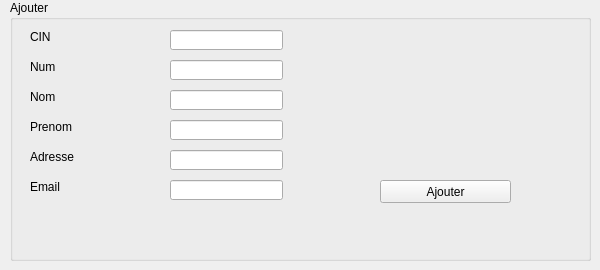
      <widget class="QWidget" name="Ajouter">
       <attribute name="title">
        <string>Ajouter</string>
       </attribute>
       <widget class="QGroupBox" name="groupBox_41">
        <property name="geometry">
         <rect>
          <x>10</x>
          <y>0</y>
          <width>581</width>
          <height>261</height>
         </rect>
        </property>
        <property name="title">
         <string>Ajouter</string>
        </property>
        <widget class="QLineEdit" name="cin1">
         <property name="geometry">
          <rect>
           <x>160</x>
           <y>30</y>
           <width>113</width>
           <height>20</height>
          </rect>
         </property>
        </widget>
        <widget class="QLabel" name="label_121">
         <property name="geometry">
          <rect>
           <x>20</x>
           <y>30</y>
           <width>47</width>
           <height>14</height>
          </rect>
         </property>
         <property name="text">
          <string>CIN</string>
         </property>
        </widget>
        <widget class="QLabel" name="label_122">
         <property name="geometry">
          <rect>
           <x>20</x>
           <y>150</y>
           <width>47</width>
           <height>14</height>
          </rect>
         </property>
         <property name="text">
          <string>Adresse</string>
         </property>
        </widget>
        <widget class="QLabel" name="label_123">
         <property name="geometry">
          <rect>
           <x>20</x>
           <y>120</y>
           <width>47</width>
           <height>14</height>
          </rect>
         </property>
         <property name="text">
          <string>Prenom</string>
         </property>
        </widget>
        <widget class="QLabel" name="label_124">
         <property name="geometry">
          <rect>
           <x>20</x>
           <y>90</y>
           <width>47</width>
           <height>14</height>
          </rect>
         </property>
         <property name="text">
          <string>Nom</string>
         </property>
        </widget>
        <widget class="QLabel" name="label_125">
         <property name="geometry">
          <rect>
           <x>20</x>
           <y>60</y>
           <width>47</width>
           <height>14</height>
          </rect>
         </property>
         <property name="text">
          <string>Num</string>
         </property>
        </widget>
        <widget class="QLineEdit" name="num1">
         <property name="geometry">
          <rect>
           <x>160</x>
           <y>60</y>
           <width>113</width>
           <height>20</height>
          </rect>
         </property>
        </widget>
        <widget class="QLineEdit" name="nom1">
         <property name="geometry">
          <rect>
           <x>160</x>
           <y>90</y>
           <width>113</width>
           <height>20</height>
          </rect>
         </property>
        </widget>
        <widget class="QLineEdit" name="prenom1">
         <property name="geometry">
          <rect>
           <x>160</x>
           <y>120</y>
           <width>113</width>
           <height>20</height>
          </rect>
         </property>
        </widget>
        <widget class="QLineEdit" name="adresse1">
         <property name="geometry">
          <rect>
           <x>160</x>
           <y>150</y>
           <width>113</width>
           <height>20</height>
          </rect>
         </property>
        </widget>
        <widget class="QLabel" name="label_126">
         <property name="geometry">
          <rect>
           <x>20</x>
           <y>180</y>
           <width>47</width>
           <height>14</height>
          </rect>
         </property>
         <property name="text">
          <string>Email</string>
         </property>
        </widget>
        <widget class="QLineEdit" name="email1">
         <property name="geometry">
          <rect>
           <x>160</x>
           <y>180</y>
           <width>113</width>
           <height>20</height>
          </rect>
         </property>
        </widget>
        <widget class="QPushButton" name="ajouter">
         <property name="geometry">
          <rect>
           <x>370</x>
           <y>180</y>
           <width>131</width>
           <height>23</height>
          </rect>
         </property>
         <property name="text">
          <string>Ajouter</string>
         </property>
        </widget>
       </widget>
      </widget>
